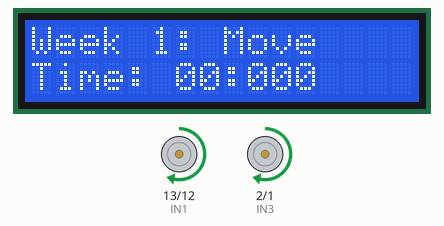
Simulated run of this sketch. Board: Arduino Uno, built with avr-gcc and run on an emulated ATmega328P. On the bench: 16×2 character LCD, motor-driver pin pairs drawn as motors (green arrow = first pin HIGH = forward, orange = second pin HIGH = backward, longer = more drive, scaled by the enable pin). At 10.1 s the program stops and its outputs stay as they are.

Above: at 0.21 s.
At 2.62 s:
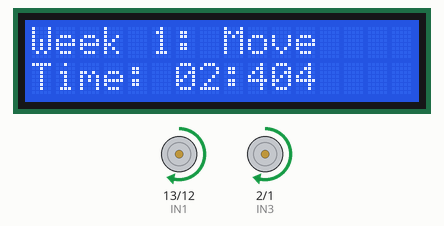
At 5.02 s:
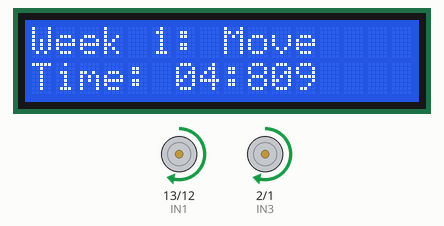
At 10.1 s:
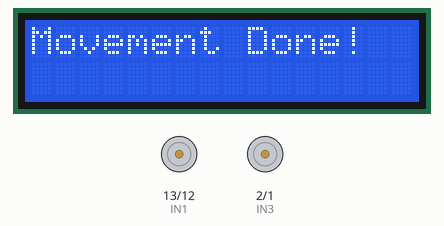
Timing chart, 0 to 11.6 s (numbered marks = the images above):
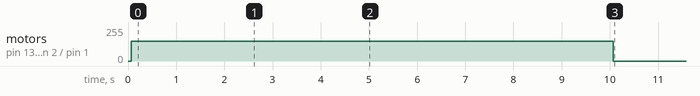

The sketch:

Week_1_Challenge.ino
```cpp
#include <LiquidCrystal.h>

// RW grounded -> Only can write
#define D4 4
#define D5 5
#define D6 6
#define D7 7
#define RS 8 //Command or data mode
#define EN 9 //Signal LCD to read
// Ultrasonic sensor referenced as head
#define IN1 13 //Right wheel
#define IN2 12 //Right Wheel
#define IN3 2 //Left wheel
#define IN4 1 //Left wheel
#define ENA 11 //PWM Port //Right wheels
#define ENB 3 //PWM port //Left wheels
//Wheels speed
const int SPEED_RIGHT = 150;    //Range: 0-255 (PWM)
const int SPEED_LEFT = 150;    //Range: 0-255 (PWM)

LiquidCrystal lcd(RS, EN, D4, D5, D6, D7);
long int start_time;

void setup() {
  // put your setup code here, to run once:

  pinMode(IN1, OUTPUT);
  pinMode(IN2, OUTPUT);
  pinMode(IN3, OUTPUT);
  pinMode(IN4, OUTPUT);
  pinMode(ENA, OUTPUT);
  pinMode(ENB, OUTPUT);
  func_motorInit();

  lcd.begin(16, 2); //All lcd pins auto configure as output
  lcd.print("Week 1: Move");
  lcd.setCursor(0, 1);
  lcd.print("Time: ");

  start_time = millis();
}

void loop() {
  // put your main code here, to run repeatedly:
  long int current_time = millis();
  int elapsed_time = (current_time - start_time);

  if (elapsed_time >= 10000)
  {
    lcd.clear();
    lcd.print("Movement Done!");
    func_stop();
    while (true){};
  }
  else
  {
    func_moveForward(SPEED_LEFT,SPEED_RIGHT);
    func_print(elapsed_time);
  }

}


//Reset initial state
void func_motorInit()
{
  digitalWrite(IN1,LOW);
  digitalWrite(IN2,LOW);
  digitalWrite(IN3,LOW);
  digitalWrite(IN4,LOW);
  analogWrite(ENA,0);
  analogWrite(ENB,0);
}
//Stop robo car
void func_stop()
{
  digitalWrite(IN1,LOW);
  digitalWrite(IN2,LOW);
  digitalWrite(IN3,LOW);
  digitalWrite(IN4,LOW);
  delay(10);
}
//Move robo car
void func_moveForward(const int SPEED_LEFT,const int SPEED_RIGHT)
{
  analogWrite(ENA,SPEED_RIGHT);
  analogWrite(ENB,SPEED_LEFT);
  digitalWrite(IN1,HIGH);
  digitalWrite(IN2,LOW);
  digitalWrite(IN3,HIGH);
  digitalWrite(IN4,LOW);
}

void func_print(int elapsed_time)
{
    int seconds = elapsed_time / 1000;
    int milliseconds = elapsed_time % 1000;

    lcd.setCursor(6, 1);
    // Format: SS:MMM
    if (seconds < 10)
      lcd.print("0");
    lcd.print(seconds);
    lcd.print(":");
    if (milliseconds < 100)
      lcd.print("0");
    if (milliseconds < 10)
      lcd.print("0");
    lcd.print(milliseconds);
}
```

Measured:
- by itself, motor on pin 13 (IN1) / pin 12 (IN2), motor on pin 2 (IN3) / pin 1 (IN4): stopped → forward 150/255 at 0.07 s, → stopped 10.0 s later
